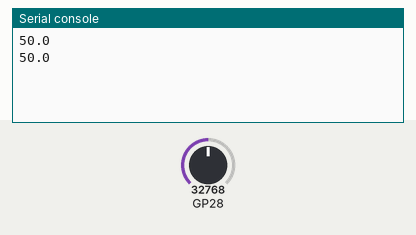
This program was run on a simulated Raspberry Pi Pico running MicroPython. Parts: the last lines printed to the serial console. The test bench sets the inputs (shaded band); at power-on: GP28 = 32768 (analog values on the 0–65535 scale).

Above: at 1.2 s.
1.3 s: GP28 set to 45874
At 2.6 s:
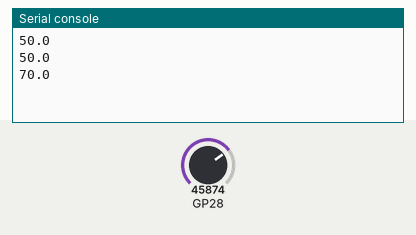
2.8 s: GP28 set to 57670
At 3.4 s:
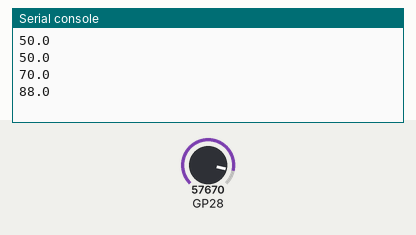
Timing chart, 0 to 5.8 s (numbered marks = the images above; inputs shaded):
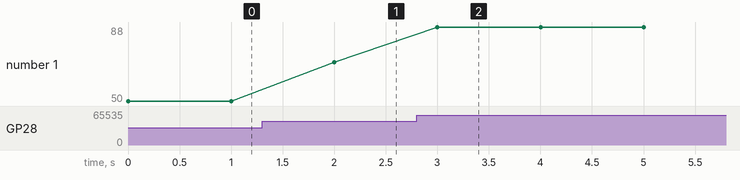

The program:

code.py
```python
from machine import Pin
import time


class LDR:
    def __init__(self, pin):
        self.ldr_pin = machine.ADC(Pin(pin))

    def get_raw_value(self):
        return self.ldr_pin.read_u16()

    def get_light_percentage(self):
        return round(self.get_raw_value()/65535*100,2)

ldr = LDR(28)

while True:
     print(ldr.get_light_percentage())
     time.sleep(1)
```

Measured:
- after the input at 1.3 s, the serial console: prints a new line after 0.70 s (image 1)
- after the input at 2.8 s, the serial console: prints a new line after 0.20 s (image 2)
- plotted number 1: 50 → 70 after the input at 1.3 s, 70 → 88 after the input at 2.8 s
